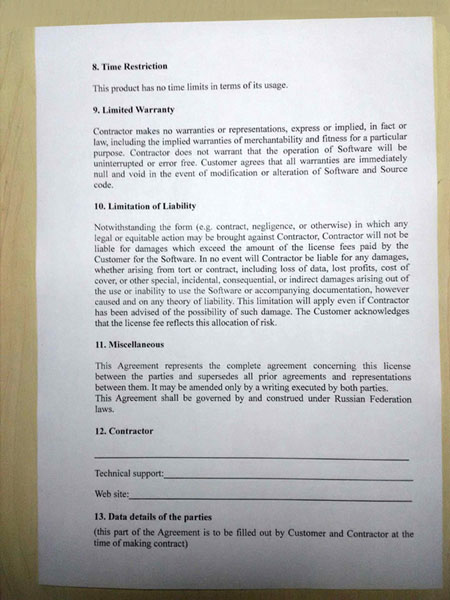
#> input picture sample.jpg, 450 x 600 px
$ jupyter execute preprocessing.ipynb
#> lines starting #> are read from the running program, lines starting #| are printed output that depends on the picture; after the words box and inside, x2 and y2 are one past the last pixel; in counts of white or black regions, pixels touching at a corner belong together
# Text Detection

[cell 1]
import cv2
import matplotlib.pyplot as plt
import numpy as np

img = cv2.imread('./sample.jpg')
#> img is the input picture: shape (600, 450, 3); mean B, G, R 186.4, 188.2, 188.4

f, ((a, b, c), (d, e, f)) = plt.subplots(2, 3, figsize=(20, 20))

a.set_title('Original')
a.imshow(img)

# Convert to grayscale
img = cv2.cvtColor(img, cv2.COLOR_BGR2GRAY)
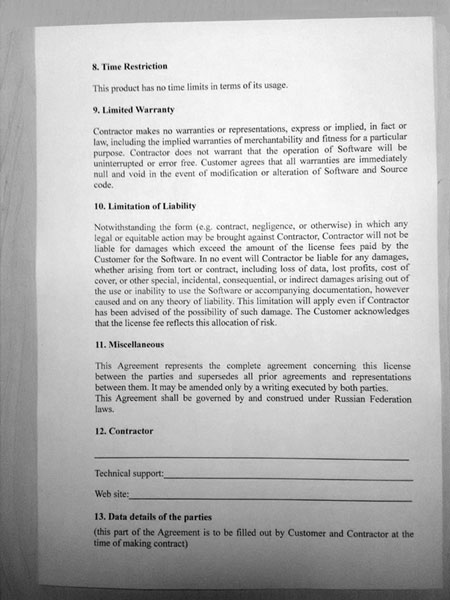
#> img: shape (600, 450); min 1, max 255, mean 188.1
grayscale = img.copy()
b.set_title('Grayscale')
b.imshow(cv2.cvtColor(img, cv2.COLOR_BGR2RGB))

# Apply Canny's edge detection
img = cv2.Canny(img, 40, 80)
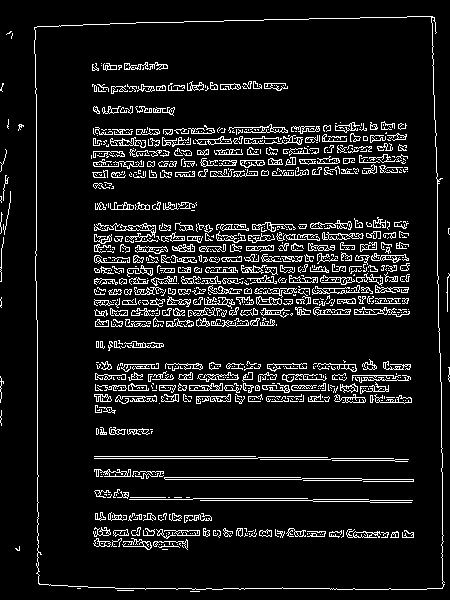
#> img: shape (600, 450); 9% white in thin lines or dots
c.set_title('Canny')
c.imshow(cv2.cvtColor(img, cv2.COLOR_BGR2RGB))

# Apply dilation
kernel = np.ones((3, 3), np.uint8)
img = cv2.dilate(img, kernel)
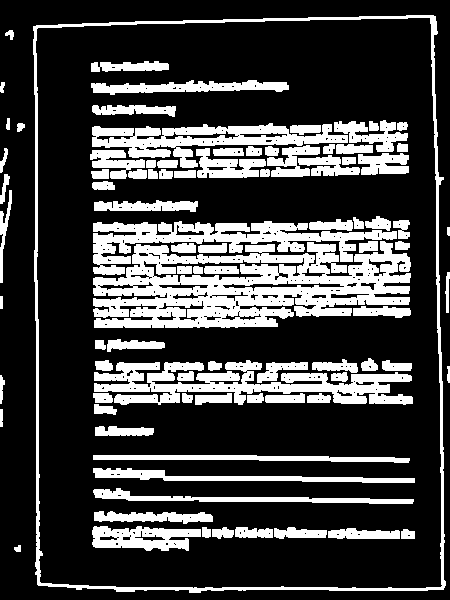
#> img: shape (600, 450); 25.8% white; 89 white regions
d.set_title('Dilation')
d.imshow(cv2.cvtColor(img, cv2.COLOR_BGR2RGB))

# Fill text area with white pixels

# cv2.floodFill(img, None, (0, 0), 255)
contours, hierarchy = cv2.findContours(image=img, mode=cv2.RETR_TREE, method=cv2.CHAIN_APPROX_NONE)
#> contours = 420 contours, 290 with area under 20; largest, box (x1, y1, x2, y2) and area: (33, 15, 446, 593) 230192, (35, 17, 443, 589) 225912, (93, 241, 411, 328) 18449, (94, 360, 413, 405) 6059, (93, 221, 397, 275) 5216
cv2.drawContours(img, [max(contours, key = cv2.contourArea)], -1, 255, thickness=-1) # @loay212 افهم وفهمني هه
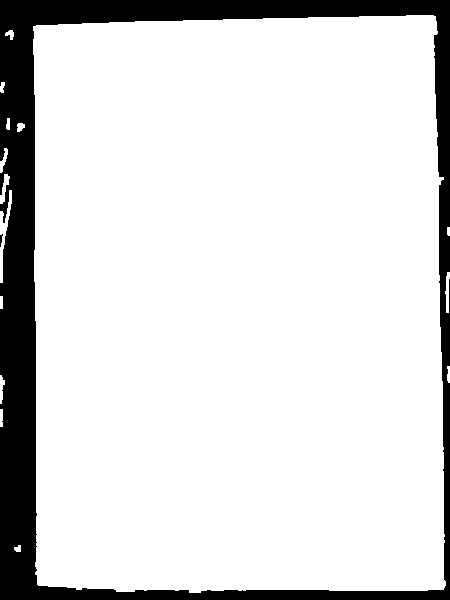
#> img: shape (600, 450); 86.1% white; 2 black regions, box (x1, y1, x2, y2) and area: (0, 0, 450, 600) 37595, (0, 234, 3, 247) 22
e.set_title('Floodfill')
e.imshow(cv2.cvtColor(img, cv2.COLOR_BGR2RGB))

# select the biggest white area

def detectTextArea(img): #crop the biggest white area in the picture (@loay212 implement this plz <3)
    return img

img = detectTextArea(grayscale)
f.set_title('Text area')
f.imshow(cv2.cvtColor(img, cv2.COLOR_BGR2RGB))

plt.show()
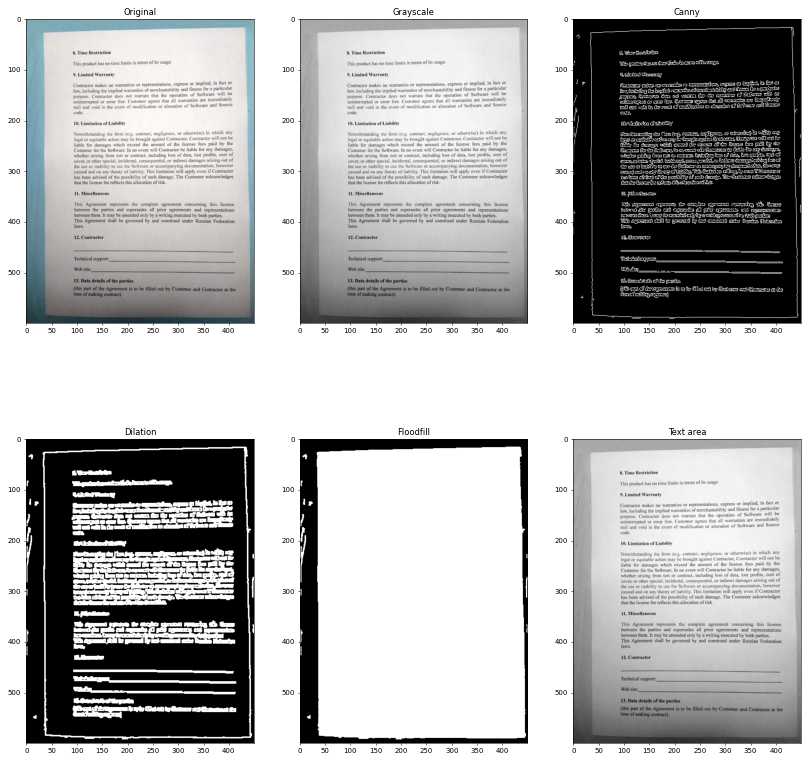
#> figure drawn by matplotlib, 6 panels; B, G, R data is drawn as R, G, B
